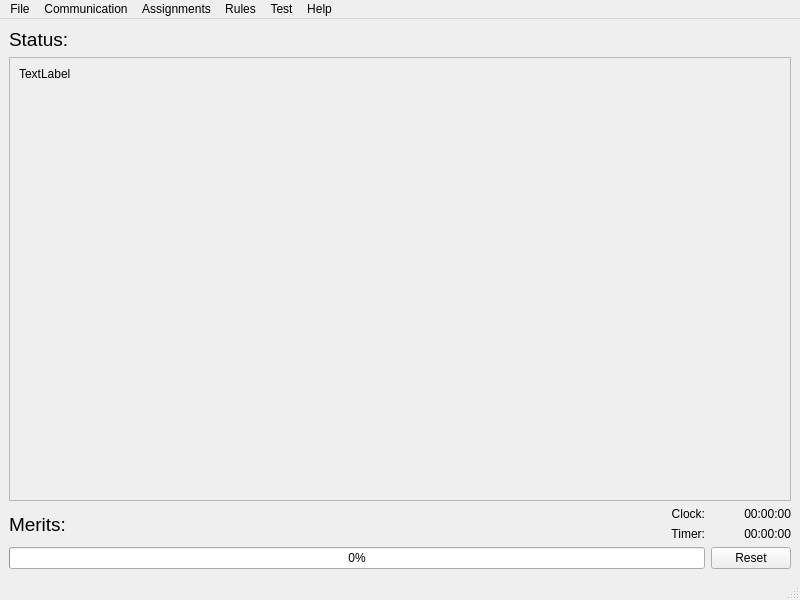
<?xml version="1.0" encoding="UTF-8"?>
<ui version="4.0">
 <class>CyberDom</class>
 <widget class="QMainWindow" name="CyberDom">
  <property name="geometry">
   <rect>
    <x>0</x>
    <y>0</y>
    <width>800</width>
    <height>600</height>
   </rect>
  </property>
  <property name="sizePolicy">
   <sizepolicy hsizetype="Preferred" vsizetype="Preferred">
    <horstretch>0</horstretch>
    <verstretch>0</verstretch>
   </sizepolicy>
  </property>
  <property name="windowTitle">
   <string>CyberDom</string>
  </property>
  <widget class="QWidget" name="centralwidget">
   <layout class="QVBoxLayout" name="verticalLayout_Main">
    <item>
     <widget class="QLabel" name="lbl_Status">
      <property name="font">
       <font>
        <pointsize>14</pointsize>
       </font>
      </property>
      <property name="text">
       <string>Status:</string>
      </property>
     </widget>
    </item>
    <item>
     <widget class="QScrollArea" name="scrollArea">
      <property name="frameShadow">
       <enum>QFrame::Shadow::Raised</enum>
      </property>
      <property name="widgetResizable">
       <bool>true</bool>
      </property>
      <widget class="QWidget" name="scrollAreaWidgetContents">
       <property name="geometry">
        <rect>
         <x>0</x>
         <y>0</y>
         <width>780</width>
         <height>402</height>
        </rect>
       </property>
       <layout class="QVBoxLayout" name="verticalLayout_Scroll">
        <item>
         <widget class="QLabel" name="statusLabel">
          <property name="text">
           <string>TextLabel</string>
          </property>
          <property name="alignment">
           <set>Qt::AlignmentFlag::AlignLeading|Qt::AlignmentFlag::AlignLeft|Qt::AlignmentFlag::AlignTop</set>
          </property>
          <property name="wordWrap">
           <bool>true</bool>
          </property>
          <property name="textInteractionFlags">
           <set>Qt::TextInteractionFlag::LinksAccessibleByMouse|Qt::TextInteractionFlag::TextSelectableByMouse</set>
          </property>
         </widget>
        </item>
       </layout>
      </widget>
     </widget>
    </item>
    <item>
     <layout class="QHBoxLayout" name="horizontalLayout_Info">
      <item>
       <widget class="QLabel" name="lbl_Merits">
        <property name="font">
         <font>
          <pointsize>14</pointsize>
         </font>
        </property>
        <property name="text">
         <string>Merits:</string>
        </property>
       </widget>
      </item>
      <item>
       <spacer name="horizontalSpacer">
        <property name="orientation">
         <enum>Qt::Orientation::Horizontal</enum>
        </property>
        <property name="sizeHint" stdset="0">
         <size>
          <width>40</width>
          <height>20</height>
         </size>
        </property>
       </spacer>
      </item>
      <item>
       <layout class="QGridLayout" name="gridLayout_Time">
        <item row="0" column="0">
         <widget class="QLabel" name="lbl_Clock">
          <property name="text">
           <string>Clock:</string>
          </property>
          <property name="alignment">
           <set>Qt::AlignmentFlag::AlignRight|Qt::AlignmentFlag::AlignTrailing|Qt::AlignmentFlag::AlignVCenter</set>
          </property>
         </widget>
        </item>
        <item row="0" column="1">
         <widget class="QLabel" name="clockLabel">
          <property name="sizePolicy">
           <sizepolicy hsizetype="Fixed" vsizetype="Preferred">
            <horstretch>0</horstretch>
            <verstretch>0</verstretch>
           </sizepolicy>
          </property>
          <property name="minimumSize">
           <size>
            <width>80</width>
            <height>0</height>
           </size>
          </property>
          <property name="text">
           <string>00:00:00</string>
          </property>
          <property name="alignment">
           <set>Qt::AlignmentFlag::AlignRight|Qt::AlignmentFlag::AlignTrailing|Qt::AlignmentFlag::AlignVCenter</set>
          </property>
         </widget>
        </item>
        <item row="1" column="0">
         <widget class="QLabel" name="lbl_Timer">
          <property name="text">
           <string>Timer:</string>
          </property>
          <property name="alignment">
           <set>Qt::AlignmentFlag::AlignRight|Qt::AlignmentFlag::AlignTrailing|Qt::AlignmentFlag::AlignVCenter</set>
          </property>
         </widget>
        </item>
        <item row="1" column="1">
         <widget class="QLabel" name="timerLabel">
          <property name="sizePolicy">
           <sizepolicy hsizetype="Fixed" vsizetype="Preferred">
            <horstretch>0</horstretch>
            <verstretch>0</verstretch>
           </sizepolicy>
          </property>
          <property name="minimumSize">
           <size>
            <width>80</width>
            <height>0</height>
           </size>
          </property>
          <property name="text">
           <string>00:00:00</string>
          </property>
          <property name="alignment">
           <set>Qt::AlignmentFlag::AlignRight|Qt::AlignmentFlag::AlignTrailing|Qt::AlignmentFlag::AlignVCenter</set>
          </property>
         </widget>
        </item>
       </layout>
      </item>
     </layout>
    </item>
    <item>
     <layout class="QHBoxLayout" name="horizontalLayout_Controls">
      <item>
       <widget class="QProgressBar" name="progressBar">
        <property name="value">
         <number>0</number>
        </property>
       </widget>
      </item>
      <item>
       <widget class="QPushButton" name="resetTimer">
        <property name="text">
         <string>Reset</string>
        </property>
       </widget>
      </item>
     </layout>
    </item>
   </layout>
  </widget>
  <widget class="QMenuBar" name="menubar">
   <property name="geometry">
    <rect>
     <x>0</x>
     <y>0</y>
     <width>800</width>
     <height>22</height>
    </rect>
   </property>
   <widget class="QMenu" name="menuFile">
    <property name="title">
     <string>File</string>
    </property>
    <addaction name="actionMake_A_New_Report_File"/>
    <addaction name="actionView_Report_File"/>
    <addaction name="actionDelete_Status_File"/>
    <addaction name="separator"/>
    <addaction name="actionOptions"/>
    <addaction name="actionExit"/>
   </widget>
   <widget class="QMenu" name="menuCommunication">
    <property name="title">
     <string>Communication</string>
    </property>
    <widget class="QMenu" name="menuReport">
     <property name="title">
      <string>Report</string>
     </property>
    </widget>
    <widget class="QMenu" name="menuConfess">
     <property name="title">
      <string>Confess</string>
     </property>
    </widget>
    <widget class="QMenu" name="menuAskPermission">
     <property name="title">
      <string>Ask Permission</string>
     </property>
    </widget>
    <addaction name="menuAskPermission"/>
    <addaction name="actionReport_Clothing"/>
    <addaction name="menuConfess"/>
    <addaction name="menuReport"/>
    <addaction name="actionAsk_for_Clothing_Instructions"/>
    <addaction name="actionAsk_for_Other_Instructions"/>
    <addaction name="actionAsk_for_Punishment"/>
   </widget>
   <widget class="QMenu" name="menuAssignments">
    <property name="title">
     <string>Assignments</string>
    </property>
    <addaction name="actionAssignments"/>
    <addaction name="actionCalendar"/>
   </widget>
   <widget class="QMenu" name="menuRules">
    <property name="title">
     <string>Rules</string>
    </property>
    <addaction name="actionPermissions"/>
    <addaction name="actionReports"/>
    <addaction name="actionConfessions"/>
    <addaction name="actionClothing"/>
    <addaction name="actionInstructions"/>
    <addaction name="actionOtherRules"/>
   </widget>
   <widget class="QMenu" name="menuTest">
    <property name="title">
     <string>Test</string>
    </property>
    <addaction name="actionTimeAdd"/>
    <addaction name="actionIgnore_Remind_Punishments"/>
    <addaction name="actionRandomize"/>
    <addaction name="actionPop_Ups_Quick"/>
    <addaction name="actionAlways_Permit"/>
    <addaction name="actionAlways_Deny"/>
    <addaction name="actionChange_Merit_Points"/>
    <addaction name="actionStatus_Change"/>
    <addaction name="actionJob_Launch"/>
    <addaction name="actionPunish"/>
    <addaction name="actionExport_Clothes"/>
    <addaction name="actionImport_Clothes"/>
    <addaction name="actionPop_Up_Launch"/>
    <addaction name="actionList_and_Remove_Flags"/>
    <addaction name="actionSet_Flags"/>
    <addaction name="actionList_and_Delete_Assignments"/>
    <addaction name="actionViewScriptData"/>
   </widget>
   <widget class="QMenu" name="menuHelp">
    <property name="title">
     <string>Help</string>
    </property>
    <addaction name="actionAbout"/>
   </widget>
   <addaction name="menuFile"/>
   <addaction name="menuCommunication"/>
   <addaction name="menuAssignments"/>
   <addaction name="menuRules"/>
   <addaction name="menuTest"/>
   <addaction name="menuHelp"/>
  </widget>
  <widget class="QStatusBar" name="statusbar"/>
  <action name="actionMake_A_New_Report_File">
   <property name="text">
    <string>Make A New Report File</string>
   </property>
  </action>
  <action name="actionView_Report_File">
   <property name="text">
    <string>View Report File</string>
   </property>
  </action>
  <action name="actionDelete_Status_File">
   <property name="text">
    <string>Reset Application Data</string>
   </property>
  </action>
  <action name="actionOptions">
   <property name="text">
    <string>Options</string>
   </property>
  </action>
  <action name="actionExit">
   <property name="text">
    <string>Exit</string>
   </property>
  </action>
  <action name="actionReport_Clothing">
   <property name="text">
    <string>Report Clothing</string>
   </property>
  </action>
  <action name="actionAsk_for_Clothing_Instructions">
   <property name="text">
    <string>Ask for Clothing Instructions</string>
   </property>
  </action>
  <action name="actionAsk_for_Other_Instructions">
   <property name="text">
    <string>Ask for Other Instructions</string>
   </property>
  </action>
  <action name="actionPermissions">
   <property name="text">
    <string>Permissions</string>
   </property>
  </action>
  <action name="actionReports">
   <property name="text">
    <string>Reports</string>
   </property>
  </action>
  <action name="actionConfessions">
   <property name="text">
    <string>Confessions</string>
   </property>
  </action>
  <action name="actionInstructions">
   <property name="text">
    <string>Instructions</string>
   </property>
  </action>
  <action name="actionOtherRules">
   <property name="text">
    <string>Other Rules</string>
   </property>
  </action>
  <action name="action1_Min">
   <property name="text">
    <string>1 Min</string>
   </property>
  </action>
  <action name="action2_Mins">
   <property name="text">
    <string>2 Mins</string>
   </property>
  </action>
  <action name="action5_Mins">
   <property name="text">
    <string>5 Mins</string>
   </property>
  </action>
  <action name="action10_Mins">
   <property name="text">
    <string>10 Mins</string>
   </property>
  </action>
  <action name="action20_Mins">
   <property name="text">
    <string>20 Mins</string>
   </property>
  </action>
  <action name="action30_Mins">
   <property name="text">
    <string>30 Mins</string>
   </property>
  </action>
  <action name="action1_Hours">
   <property name="text">
    <string>1 Hours</string>
   </property>
  </action>
  <action name="action2_Hours">
   <property name="text">
    <string>2 Hours</string>
   </property>
  </action>
  <action name="action6_Hours">
   <property name="text">
    <string>6 Hours</string>
   </property>
  </action>
  <action name="action12_Hours">
   <property name="text">
    <string>12 Hours</string>
   </property>
  </action>
  <action name="action24_Hours">
   <property name="text">
    <string>24 Hours</string>
   </property>
  </action>
  <action name="action2_Days">
   <property name="text">
    <string>2 Days</string>
   </property>
  </action>
  <action name="action7_Days">
   <property name="text">
    <string>7 Days</string>
   </property>
  </action>
  <action name="actionAbout">
   <property name="text">
    <string>About</string>
   </property>
  </action>
  <action name="actionAssignments">
   <property name="text">
    <string>Assignments</string>
   </property>
   <property name="menuRole">
    <enum>QAction::MenuRole::TextHeuristicRole</enum>
   </property>
  </action>
  <action name="actionCalendar">
   <property name="text">
    <string>Calendar</string>
   </property>
  </action>
  <action name="actionTimeAdd">
   <property name="text">
    <string>Time Add</string>
   </property>
   <property name="menuRole">
    <enum>QAction::MenuRole::NoRole</enum>
   </property>
  </action>
  <action name="actionAsk_for_Punishment">
   <property name="text">
    <string>Ask for Punishment</string>
   </property>
  </action>
  <action name="actionIgnore_Remind_Punishments">
   <property name="checkable">
    <bool>true</bool>
   </property>
   <property name="text">
    <string>Ignore Remind Punishments</string>
   </property>
  </action>
  <action name="actionRandomize">
   <property name="checkable">
    <bool>true</bool>
   </property>
   <property name="text">
    <string>Randomize</string>
   </property>
  </action>
  <action name="actionPop_Ups_Quick">
   <property name="checkable">
    <bool>true</bool>
   </property>
   <property name="text">
    <string>Pop Ups Quick</string>
   </property>
  </action>
  <action name="actionAlways_Permit">
   <property name="checkable">
    <bool>true</bool>
   </property>
   <property name="text">
    <string>Always Permit</string>
   </property>
  </action>
  <action name="actionAlways_Deny">
   <property name="checkable">
    <bool>true</bool>
   </property>
   <property name="text">
    <string>Always Deny</string>
   </property>
  </action>
  <action name="actionChange_Merit_Points">
   <property name="text">
    <string>Change Merit Points</string>
   </property>
  </action>
  <action name="actionStatus_Change">
   <property name="text">
    <string>Status Change</string>
   </property>
  </action>
  <action name="actionJob_Launch">
   <property name="text">
    <string>Job Launch</string>
   </property>
  </action>
  <action name="actionPunish">
   <property name="text">
    <string>Punish</string>
   </property>
  </action>
  <action name="actionExport_Clothes">
   <property name="text">
    <string>Export Clothes</string>
   </property>
  </action>
  <action name="actionImport_Clothes">
   <property name="text">
    <string>Import Clothes</string>
   </property>
  </action>
  <action name="actionPop_Up_Launch">
   <property name="text">
    <string>Pop-Up Launch</string>
   </property>
  </action>
  <action name="actionList_and_Remove_Flags">
   <property name="text">
    <string>List and Remove Flags</string>
   </property>
  </action>
  <action name="actionSet_Flags">
   <property name="text">
    <string>Set Flags</string>
   </property>
  </action>
  <action name="actionList_and_Delete_Assignments">
   <property name="text">
    <string>List and Delete Assignments</string>
   </property>
  </action>
  <action name="actionClothing">
   <property name="text">
    <string>Clothing</string>
   </property>
  </action>
  <action name="actiontest">
   <property name="text">
    <string>test</string>
   </property>
  </action>
  <action name="actiontest_2">
   <property name="text">
    <string>test</string>
   </property>
  </action>
  <action name="actionViewScriptData">
   <property name="text">
    <string>View Script Data</string>
   </property>
  </action>
 </widget>
 <resources/>
 <connections/>
</ui>
